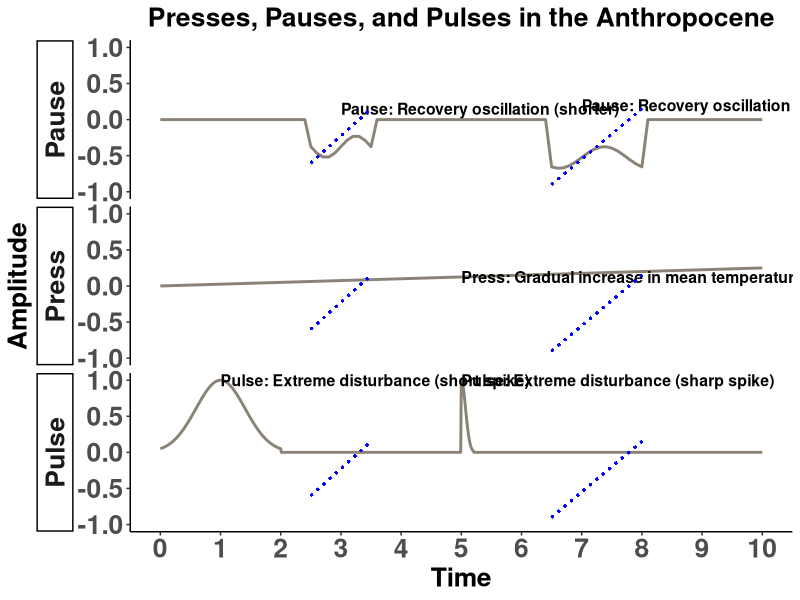

Generate this figure with R:
# Load the ggplot2 library
library(ggplot2)

# Create time variable
time <- seq(0, 10, by = 0.1)  # General time sequence
time_fine <- seq(0, 10, by = 0.01)  # Finer time sequence for sharper pulses

# Define wave characteristics
waves <- data.frame(
  Time = c(rep(time, 2), time_fine),  # Combine general and finer time for pulses and pauses
  Amplitude = c(
    0.025 * time,                    # Press: Gradual increase, max at 0.25
    ifelse(
      time >= 2.5 & time <= 3.5,    # Shorter pause at time 3
      0.15 * sin(2 * pi * (time - 3) / 1) - 0.375,  # Scaled to range -0.6 to 0.15
      ifelse(
        time >= 6.5 & time <= 8.0,  # Longer pause at time 7
        0.15 * sin(2 * pi * (time - 7) / 1.5) - 0.525,  # Scaled to range -0.9 to 0.15
        0
      )
    ),
    ifelse(
      time_fine <= 2,                # First pulse (Gaussian-like)
      1 * exp(-3 * (time_fine - 1)^2),  # Max at 1.0
      ifelse(
        time_fine >= 5 & time_fine <= 5.2,  # Second short, sharp pulse
        1 * exp(-100 * (time_fine - 5)^2),  # Max at 1.0
        0
      )
    )
  ),
  Type = c(rep("Press", length(time)), 
           rep("Pause", length(time)), 
           rep("Pulse", length(time_fine)))
)

# Define annotations
annotations <- data.frame(
  x = c(5, 3, 7, 1, 5),  # X-coordinates for annotations
  y = c(0.125, 0.15, 0.2, 1, 1),  # Y-coordinates for annotations
  label = c(
    "Press: Gradual increase in mean temperature",
    "Pause: Recovery oscillation (shorter)",
    "Pause: Recovery oscillation (longer)",
    "Pulse: Extreme disturbance (short spike)",
    "Pulse: Extreme disturbance (sharp spike)"
  ),
  Type = c("Press", "Pause", "Pause", "Pulse", "Pulse")  # Corresponding panels
)

# Plot the waves with facet_grid and annotations
ggplot(waves, aes(x = Time, y = Amplitude, color = Type)) +
  geom_line(size = 1) +
  facet_grid(Type ~ ., scales = "free_y", switch = "y") +  # Allow each panel to have its own y-scale
  geom_text(data = annotations, aes(x = x, y = y, label = label),
            inherit.aes = FALSE, hjust = 0, size = 4, fontface = "bold") +  # Add text annotations
  geom_segment(aes(x = 2.5, xend = 3.5, y = -0.6, yend = 0.15), 
               inherit.aes = FALSE, color = "blue", linetype = "dotted", size = 0.7) + # Annotate duration
  geom_segment(aes(x = 6.5, xend = 8.0, y = -0.9, yend = 0.15), 
               inherit.aes = FALSE, color = "blue", linetype = "dotted", size = 0.7) + # Annotate duration
  labs(
    title = "Presses, Pauses, and Pulses in the Anthropocene",
    x = "Time",
    y = "Amplitude"
  ) +
  scale_color_manual(values = c("Press" = "antiquewhite4", "Pause" = "antiquewhite4", "Pulse" = "antiquewhite4")) +
  theme_classic() +
  theme(
    text = element_text(size = 19, face = "bold"),        # Set font size and bold for all text
    axis.title = element_text(size = 19, face = "bold"),  # Axis titles
    axis.text = element_text(size = 19, face = "bold"),   # Axis tick labels
    strip.text = element_text(size = 19, face = "bold"),  # Facet labels
    strip.placement = "outside",                         # Move facet labels outside the axis
    plot.title = element_text(hjust = 0.5, size = 19, face = "bold"),  # Center and bold title
    legend.position = "none"                              # Remove legend
  ) +
  scale_x_continuous(breaks = seq(0, 10, by = 1)) +       # Increase x-axis tick density
  scale_y_continuous(expand = expansion(mult = c(0.1, 0.1))) + ylim(-1, 1)  # Ensure space for positive/negative values
